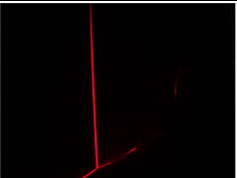
%> input picture MatlabProject/001.png, 237 x 178 px
$ octave ADuiBi_Grayscale_Threshold2.m   (GNU Octave 9; MATLAB toolbox functions it lacks are replaced by stand-ins)
%> lines starting %> are read from the running program, lines starting %| are printed output that depends on the picture; in (x1, y1, x2, y2) boxes, pixels count from 0 and x2, y2 are one past the last pixel; in counts of white or black regions, pixels touching at a corner belong together; the program's own positions count from 1
%% 自适应阈值激光图像二值化程序
% 日期：2023-10-15
% 功能：基于自适应阈值的激光条带二值化提取
clear
% 读取图像
I = imread('001.png');  % 替换为你的图像文件路径
%> I is the input picture: size 178x237x3 uint8; mean R, G, B 9.6, 5.6, 6.1

% 若为彩色图像，转换为灰度图
if size(I, 3) == 3
    Igray = rgb2gray(I);
else
    Igray = I;
end

% 局部自适应阈值计算
% sensitivity 可调整（范围 0~1，越大越敏感，默认 0.5~0.7 比较常用）
T = adaptthresh(Igray, 0.4, 'NeighborhoodSize', 21, 'Statistic', 'median');
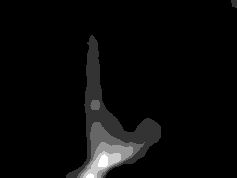
%> T: size 178x237 double; min 0.00463, max 0.0278, mean 0.00549; drawn with min black and max white

% 二值化图像
BW = imbinarize(Igray, T);
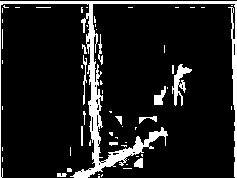
%> BW: size 178x237 logical; 11.4% white; 61 white regions (47 under 20 px), largest, box (x1, y1, x2, y2) and area: (0, 1, 237, 178) 3613, (172, 64, 192, 106) 318, (154, 86, 166, 105) 120
figure
imshow(BW);
% 可选：进行形态学操作，去除小区域或连接条纹
BW = bwareaopen(BW, 40);  % 去除小于30像素的连通区域（可根据需要调整）
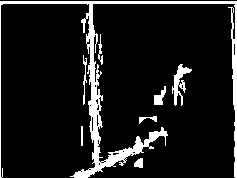
%> BW: size 178x237 logical; 10.4% white; 8 white regions, largest, box (x1, y1, x2, y2) and area: (0, 1, 237, 178) 3613, (172, 64, 192, 106) 318, (154, 86, 166, 105) 120
% 获取连通区域信息
CC = bwconncomp(BW);
%> CC = 8 connected components
stats = regionprops(CC, 'Area');
%> stats = 8 regions; Area: 3613, 318, 120, 86, 69, 67, 61, 40

% 找出大于1000像素的区域索引
largeIdx = find([stats.Area] > 6000);
%> largeIdx = []

% 构造掩码用于去除这些区域
BW_clean = BW;
for i = 1:length(largeIdx)
    BW_clean(CC.PixelIdxList{largeIdx(i)}) = 0;
end
%> this loop made 0 passes

% 显示结果
figure;
imshow(BW_clean);
title('提取的激光区域（二值图，已去除大区域）');

% 创建金黄色标记层（RGB: [1, 0.8431, 0]）
Icolor = im2double(I);  % 转为 double 用于叠加显示

overlay = Icolor;
gold = [1, 0.8431, 0];  % 金黄色

for k = 1:3
    channel = Icolor(:,:,k);
    channel(BW_clean) = gold(k);  % 仅对激光区域进行着色
    overlay(:,:,k) = channel;
end
%> this loop made 3 passes
%> pass 1, `channel = Icolor(:,:,k);`:
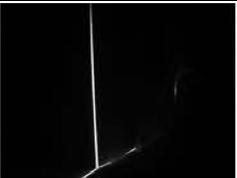
%> channel: size 178x237 double; min 0, max 1, mean 0.0377
%> pass 2, `channel = Icolor(:,:,k);`:
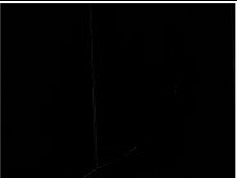
%> channel: size 178x237 double; min 0, max 1, mean 0.022
%> after the loop:
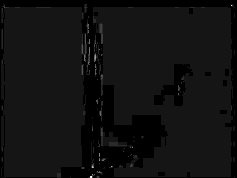
%> channel: size 178x237 double; min 0, max 0.0471, mean 0.00315; drawn with min black and max white
%> after the loop:
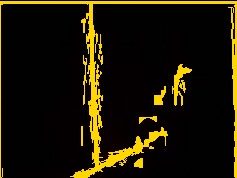
%> overlay: size 178x237x3 double; mean R, G, B 0.111, 0.0892, 0.00315

% 显示结果
figure;
imshow(overlay);
title('原图中以金黄色标出的激光区域');

$ run again, with MatlabProject/002.png copied over MatlabProject/001.png
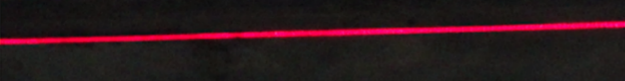
%> input picture MatlabProject/002.png, 625 x 81 px
%> I is the input picture: size 81x625x3 uint8; mean R, G, B 44.5, 23.2, 27.5
%> `BW = bwareaopen(BW, 40);`:
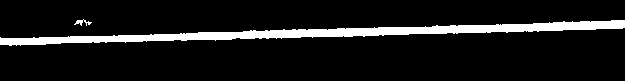
%> BW: size 81x625 logical; 9.6% white; 2 white regions, box (x1, y1, x2, y2) and area: (0, 20, 625, 46) 4811, (74, 19, 92, 26) 52
%> CC = 2 connected components
%> stats = 2 regions; Area: 4811, 52
%> largeIdx = []
%> after the loop `for k = 1:3`:
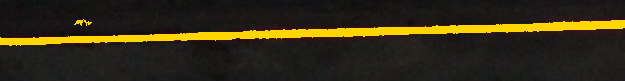
%> overlay: size 81x625x3 double; mean R, G, B 0.197, 0.17, 0.0855
